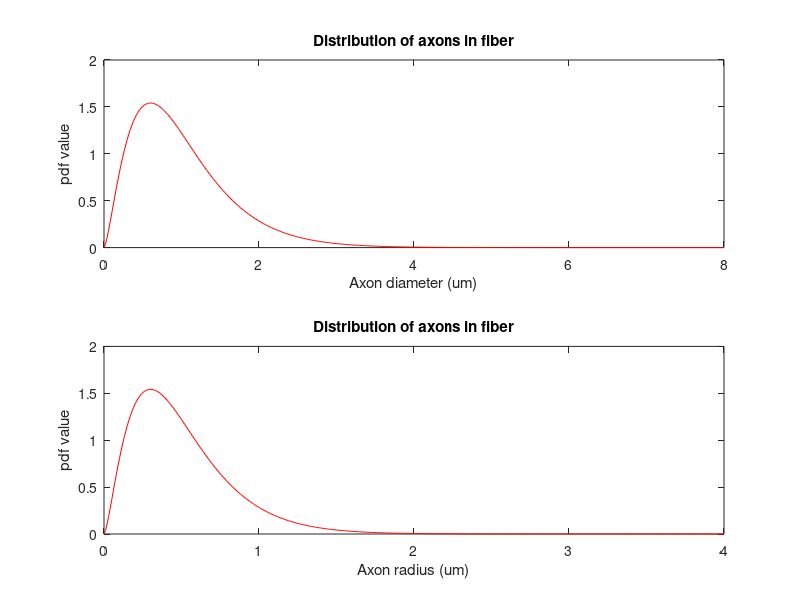

The MATLAB source for this figure: (Note: this script raises an error after producing the figure.)
close all
clc
figure()
% Display gamma distribution
theta       = 0.2;
mode        = 0.3;
shape       = mode/theta+1;
X           = (0:0.01:4);
pdf         = gampdf(X,shape,theta);

subplot(2,1,1)
t   =  plot(2*X,pdf,'r');
title('Distribution of axons in fiber')
xlabel('Axon diameter (um)')
ylabel('pdf value')

% Display gamma distribution
theta       = 0.2;
mode        = 0.3;
shape       = mode/theta+1;
X           = (0:0.01:4);
pdf         = gampdf(X,shape,theta);

subplot(2,1,2)
t   =  plot(X,pdf,'r');
title('Distribution of axons in fiber')
xlabel('Axon radius (um)')
ylabel('pdf value')
%%
close all
figure

  
    %fimplicit(@(M,theta) -v + ((2*5.5)/beta)*theta^(1-alpha) ...
   % * gamma(M/theta+1-alpha)/gamma(M/theta+1) ... % Without approximmation
    %* (M/theta+1-alpha,'Color',[0, 0.4470, 0.7410]);
    fimplicit(@(M,theta) myfun(M,theta,v,alpha,beta));
     warning('off')
    %res     = lsqnonlin(@(M,theta) make_equations_inc_gv(M,theta,alpha,beta,G,V),x0,[0 0],[1 1],options); % other option

    hold on
    xlim([0,1])
    ylim([0,1])
    xlabel('M')
    ylabel('theta')
    hold on
    syms M theta
   % fimplicit(v_eqn_GammaLevel,'Color','r')
    
    
%%

function F = myfun(M,theta,v,alpha,beta)

F = [v - ((2*5.5)/beta)*theta^(1-alpha) ...
    * gamma(M/theta+1-alpha)/gamma(M/theta+1) ... % Without approximmation
    * (M/theta+1-alpha)];
end
